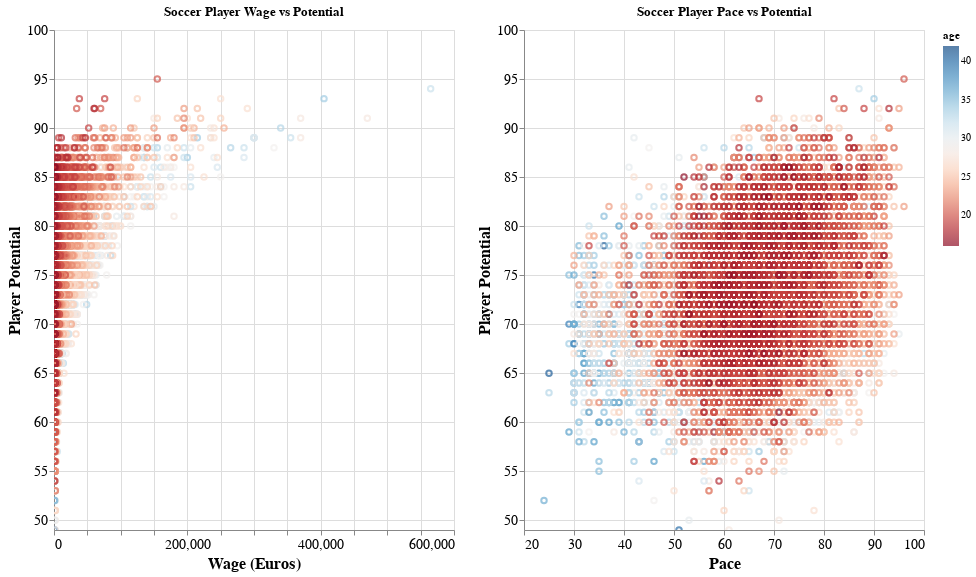

The cell this chart's notebook holds for it:
### Code cell
wage | pace

### Figure 1 — Vega specification as saved in the notebook (floating-point values rounded to 4 significant figures; data arrays with more than 128 entries replaced by an {"elided": "..."} marker saying what was removed)
{"$schema": "https://vega.github.io/schema/vega/v5.json", "data": [{"name": "param_13_store"}, {"name": "param_14_store"}, {"name": "source_0"}, {"name": "data_0", "values": {"elided": "18278 records"}}, {"name": "data_1", "values": {"elided": "16242 records"}}, {"name": "data_0_view_5_x_domain_wage_eur", "values": [{"min": 0, "max": 565000}]}, {"name": "data_1_view_6_x_domain_pace", "values": [{"min": 24.0, "max": 96.0}]}], "signals": [{"name": "childWidth", "value": 400}, {"name": "unit", "value": {}, "on": [{"events": "pointermove", "update": "isTuple(group()) ? group() : unit"}]}, {"name": "param_13", "update": "{\"wage_eur\": param_13_wage_eur, \"potential\": param_13_potential}"}, {"name": "param_13_wage_eur"}, {"name": "param_13_potential"}, {"name": "param_14", "update": "{\"pace\": param_14_pace, \"potential\": param_14_potential}"}, {"name": "param_14_pace"}, {"name": "param_14_potential"}], "marks": [{"type": "group", "name": "view_5_group", "encode": {"update": {"width": {"signal": "childWidth"}, "height": {"signal": "height"}}}, "signals": [{"name": "param_13_wage_eur", "on": [{"events": [{"source": "view", "type": "dblclick"}], "update": "null"}, {"events": {"signal": "param_13_translate_delta"}, "update": "panLinear(param_13_translate_anchor.extent_x, -param_13_translate_delta.x / childWidth)"}, {"events": {"signal": "param_13_zoom_delta"}, "update": "zoomLinear(domain(\"view_5_x\"), param_13_zoom_anchor.x, param_13_zoom_delta)"}], "push": "outer"}, {"name": "param_13_potential", "on": [{"events": [{"source": "view", "type": "dblclick"}], "update": "null"}, {"events": {"signal": "param_13_translate_delta"}, "update": "panLinear(param_13_translate_anchor.extent_y, param_13_translate_delta.y / height)"}, {"events": {"signal": "param_13_zoom_delta"}, "update": "zoomLinear(domain(\"view_5_y\"), param_13_zoom_anchor.y, param_13_zoom_delta)"}], "push": "outer"}, {"name": "param_13_tuple", "on": [{"events": [{"signal": "param_13_wage_eur || param_13_potential"}], "update": "param_13_wage_eur && param_13_potential ? {unit: \"view_5\", fields: param_13_tuple_fields, values: [param_13_wage_eur,param_13_potential]} : null"}]}, {"name": "param_13_tuple_fields", "value": [{"field": "wage_eur", "channel": "x", "type": "R"}, {"field": "potential", "channel": "y", "type": "R"}]}, {"name": "param_13_translate_anchor", "value": {}, "on": [{"events": [{"source": "scope", "type": "pointerdown"}], "update": "{x: x(unit), y: y(unit), extent_x: domain(\"view_5_x\"), extent_y: domain(\"view_5_y\")}"}]}, {"name": "param_13_translate_delta", "value": {}, "on": [{"events": [{"source": "window", "between": [{"source": "scope", "type": "pointerdown"}, {"source": "window", "type": "pointerup"}], "consume": true, "type": "pointermove"}], "update": "{x: param_13_translate_anchor.x - x(unit), y: param_13_translate_anchor.y - y(unit)}"}]}, {"name": "param_13_zoom_anchor", "on": [{"events": [{"source": "scope", "consume": true, "type": "wheel"}], "update": "{x: invert(\"view_5_x\", x(unit)), y: invert(\"view_5_y\", y(unit))}"}]}, {"name": "param_13_zoom_delta", "on": [{"events": [{"source": "scope", "consume": true, "type": "wheel"}], "update": "pow(1.001, event.deltaY * pow(16, event.deltaMode))", "force": true}]}, {"name": "param_13_modify", "on": [{"events": {"signal": "param_13_tuple"}, "update": "modify(\"param_13_store\", param_13_tuple, true)"}]}], "marks": [{"type": "symbol", "name": "view_5_marks", "from": {"data": "data_0"}, "encode": {"update": {"opacity": {"value": 0.7}, "y": {"field": "potential", "scale": "view_5_y"}, "stroke": {"field": "age", "scale": "color"}, "tooltip": {"signal": "{\"short_name\": isValid(datum[\"short_name\"]) ? datum[\"short_name\"] : \"\"+datum[\"short_name\"], \"wage_eur\": format(datum[\"wage_eur\"], \"\"), \"potential\": format(datum[\"potential\"], \"\"), \"pace\": format(datum[\"pace\"], \"\")}"}, "x": {"field": "wage_eur", "scale": "view_5_x"}, "fill": {"value": "transparent"}}}, "clip": true, "interactive": true, "style": ["point"]}], "axes": [{"scale": "view_5_x", "zindex": 0, "maxExtent": 0, "gridScale": "view_5_y", "minExtent": 0, "ticks": false, "domain": false, "orient": "bottom", "tickCount": {"signal": "ceil(childWidth/40)"}, "aria": false, "grid": true, "labels": false}, {"scale": "view_5_y", "gridScale": "view_5_x", "grid": true, "tickCount": {"signal": "ceil(height/40)"}, "aria": false, "orient": "left", "ticks": false, "domain": false, "labels": false, "maxExtent": 0, "minExtent": 0, "zindex": 0}, {"scale": "view_5_x", "grid": false, "zindex": 0, "tickCount": {"signal": "ceil(childWidth/40)"}, "titleFontSize": 16, "labelFontSize": 14, "labelFlush": true, "title": "Wage (Euros)", "orient": "bottom", "labelOverlap": true}, {"scale": "view_5_y", "orient": "left", "labelFontSize": 14, "titleFontSize": 16, "labelOverlap": true, "grid": false, "tickCount": {"signal": "ceil(height/40)"}, "title": "Player Potential", "zindex": 0}], "title": {"text": "Soccer Player Wage vs Potential", "frame": "group"}, "style": "cell"}, {"type": "group", "name": "view_6_group", "encode": {"update": {"width": {"signal": "childWidth"}, "height": {"signal": "height"}}}, "signals": [{"name": "param_14_pace", "on": [{"events": [{"source": "view", "type": "dblclick"}], "update": "null"}, {"events": {"signal": "param_14_translate_delta"}, "update": "panLinear(param_14_translate_anchor.extent_x, -param_14_translate_delta.x / childWidth)"}, {"events": {"signal": "param_14_zoom_delta"}, "update": "zoomLinear(domain(\"view_6_x\"), param_14_zoom_anchor.x, param_14_zoom_delta)"}], "push": "outer"}, {"name": "param_14_potential", "on": [{"events": [{"source": "view", "type": "dblclick"}], "update": "null"}, {"events": {"signal": "param_14_translate_delta"}, "update": "panLinear(param_14_translate_anchor.extent_y, param_14_translate_delta.y / height)"}, {"events": {"signal": "param_14_zoom_delta"}, "update": "zoomLinear(domain(\"view_6_y\"), param_14_zoom_anchor.y, param_14_zoom_delta)"}], "push": "outer"}, {"name": "param_14_tuple", "on": [{"events": [{"signal": "param_14_pace || param_14_potential"}], "update": "param_14_pace && param_14_potential ? {unit: \"view_6\", fields: param_14_tuple_fields, values: [param_14_pace,param_14_potential]} : null"}]}, {"name": "param_14_tuple_fields", "value": [{"field": "pace", "channel": "x", "type": "R"}, {"field": "potential", "channel": "y", "type": "R"}]}, {"name": "param_14_translate_anchor", "value": {}, "on": [{"events": [{"source": "scope", "type": "pointerdown"}], "update": "{x: x(unit), y: y(unit), extent_x: domain(\"view_6_x\"), extent_y: domain(\"view_6_y\")}"}]}, {"name": "param_14_translate_delta", "value": {}, "on": [{"events": [{"source": "window", "between": [{"source": "scope", "type": "pointerdown"}, {"source": "window", "type": "pointerup"}], "type": "pointermove", "consume": true}], "update": "{x: param_14_translate_anchor.x - x(unit), y: param_14_translate_anchor.y - y(unit)}"}]}, {"name": "param_14_zoom_anchor", "on": [{"events": [{"source": "scope", "type": "wheel", "consume": true}], "update": "{x: invert(\"view_6_x\", x(unit)), y: invert(\"view_6_y\", y(unit))}"}]}, {"name": "param_14_zoom_delta", "on": [{"events": [{"source": "scope", "type": "wheel", "consume": true}], "update": "pow(1.001, event.deltaY * pow(16, event.deltaMode))", "force": true}]}, {"name": "param_14_modify", "on": [{"events": {"signal": "param_14_tuple"}, "update": "modify(\"param_14_store\", param_14_tuple, true)"}]}], "marks": [{"type": "symbol", "name": "view_6_marks", "from": {"data": "data_1"}, "encode": {"update": {"x": {"field": "pace", "scale": "view_6_x"}, "stroke": {"field": "age", "scale": "color"}, "y": {"field": "potential", "scale": "view_6_y"}, "fill": {"value": "transparent"}, "opacity": {"value": 0.7}, "tooltip": {"signal": "{\"short_name\": isValid(datum[\"short_name\"]) ? datum[\"short_name\"] : \"\"+datum[\"short_name\"], \"wage_eur\": format(datum[\"wage_eur\"], \"\"), \"potential\": format(datum[\"potential\"], \"\"), \"pace\": format(datum[\"pace\"], \"\")}"}}}, "interactive": true, "clip": true, "style": ["point"]}], "axes": [{"scale": "view_6_x", "grid": true, "maxExtent": 0, "zindex": 0, "tickCount": {"signal": "ceil(childWidth/40)"}, "gridScale": "view_6_y", "minExtent": 0, "ticks": false, "domain": false, "labels": false, "aria": false, "orient": "bottom"}, {"scale": "view_6_y", "maxExtent": 0, "minExtent": 0, "tickCount": {"signal": "ceil(height/40)"}, "gridScale": "view_6_x", "aria": false, "zindex": 0, "grid": true, "ticks": false, "orient": "left", "domain": false, "labels": false}, {"scale": "view_6_x", "labelOverlap": true, "labelFlush": true, "tickCount": {"signal": "ceil(childWidth/40)"}, "grid": false, "titleFontSize": 16, "title": "Pace", "orient": "bottom", "labelFontSize": 14, "zindex": 0}, {"scale": "view_6_y", "orient": "left", "zindex": 0, "tickCount": {"signal": "ceil(height/40)"}, "title": "Player Potential", "labelOverlap": true, "grid": false, "labelFontSize": 14, "titleFontSize": 16}], "title": {"text": "Soccer Player Pace vs Potential", "frame": "group"}, "style": "cell"}], "scales": [{"name": "color", "type": "linear", "domain": {"fields": [{"data": "data_0", "field": "age"}, {"data": "data_1", "field": "age"}]}, "range": {"scheme": "redblue"}, "zero": false, "interpolate": "hcl"}, {"name": "view_5_x", "type": "linear", "domain": [{"signal": "(data(\"data_0_view_5_x_domain_wage_eur\")[0] || {}).min"}, {"signal": "(data(\"data_0_view_5_x_domain_wage_eur\")[0] || {}).max"}], "range": [0, {"signal": "childWidth"}], "domainRaw": {"signal": "param_13[\"wage_eur\"]"}, "zero": false, "nice": true}, {"name": "view_5_y", "type": "linear", "domain": [49, 100], "range": [{"signal": "height"}, 0], "zero": false, "domainRaw": {"signal": "param_13[\"potential\"]"}}, {"name": "view_6_x", "type": "linear", "domain": [{"signal": "(data(\"data_1_view_6_x_domain_pace\")[0] || {}).min"}, {"signal": "(data(\"data_1_view_6_x_domain_pace\")[0] || {}).max"}], "range": [0, {"signal": "childWidth"}], "domainRaw": {"signal": "param_14[\"pace\"]"}, "zero": false, "nice": true}, {"name": "view_6_y", "type": "linear", "domain": [49, 100], "range": [{"signal": "height"}, 0], "domainRaw": {"signal": "param_14[\"potential\"]"}, "zero": false}], "layout": {"padding": 20, "bounds": "full", "align": "each"}, "padding": 5, "legends": [{"stroke": "color", "gradientLength": {"signal": "clamp(height, 64, 200)"}, "title": "age", "encode": {"gradient": {"update": {"opacity": {"value": 0.7}}}}}], "background": "white", "height": 500}
